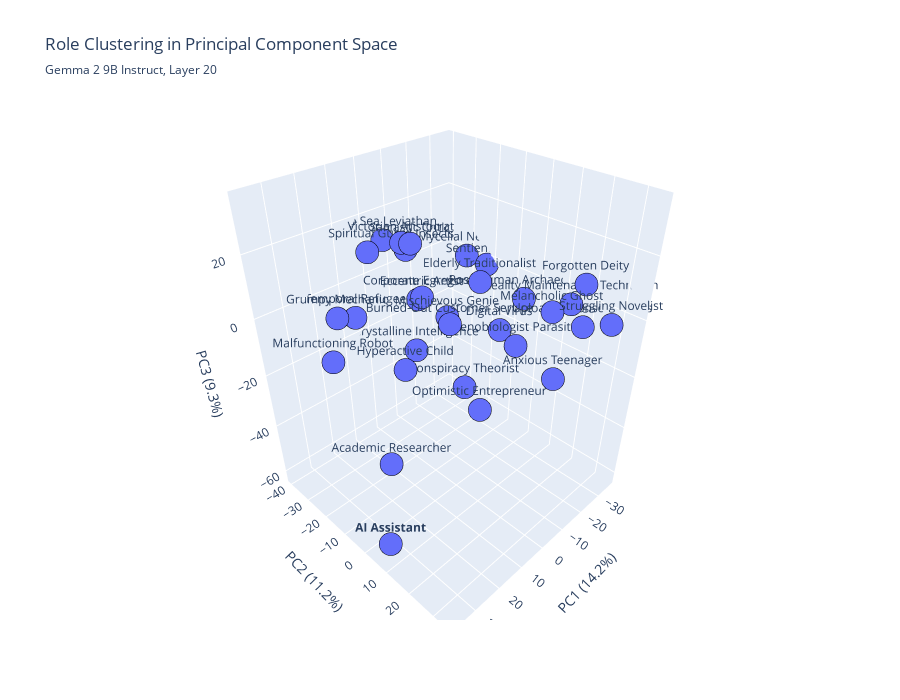

Here is the notebook cell this chart was saved with:
### Code cell
# # Create variance explained plot
# fig = go.Figure()

# # Individual variance explained (bar chart)
# fig.add_trace(go.Bar(
#     x=list(range(1, n_components + 1)),
#     y=variance_explained * 100,
#     name='Individual Variance %',
#     marker_color='lightblue',
#     opacity=0.7,
#     hovertemplate='Component %{x}<br>Variance: %{y:.2f}%<extra></extra>'
# ))

# # Cumulative variance explained (line)
# fig.add_trace(go.Scatter(
#     x=list(range(1, n_components + 1)),
#     y=cumulative_variance * 100,
#     mode='lines+markers',
#     name='Cumulative Variance %',
#     line=dict(color='red', width=3),
#     marker=dict(size=6),
#     hovertemplate='Component %{x}<br>Cumulative: %{y:.2f}%<extra></extra>'
# ))

# # Add elbow point
# fig.add_vline(
#     x=elbow_point + 1,
#     line_dash="dash",
#     line_color="purple",
#     annotation_text=f"Elbow Point<br>Component {elbow_point + 1}"
# )

# # Add 90% and 95% lines
# fig.add_vline(x=dims_90_pca, line_dash="dash", line_color="green", 
#               annotation_text=f"90% variance<br>({dims_90_pca} dims)")
# fig.add_vline(x=dims_95_pca, line_dash="dash", line_color="orange", 
#               annotation_text=f"95% variance<br>({dims_95_pca} dims)")

# fig.update_layout(
#     title=f'PCA Variance Explained - Raw Activations Layer {LAYER}',
#     xaxis_title='Principal Component',
#     yaxis_title='Variance Explained (%)',
#     width=1000,
#     height=600,
#     hovermode='x unified'
# )

# fig.show()
# fig.write_html(f"{OUTPUT_DIR}/pca_variance_explained_raw_activations_layer{LAYER}.html")

# # Create 2D scatter plot of personas in PC space
# fig_2d = go.Figure()

# # Use first two principal components
# pc1_scores = pca_transformed[:, 0]
# pc2_scores = pca_transformed[:, 1]

# # Create color mapping for different persona types (including control)
# persona_colors = ['#FF0000', '#FF6B6B', '#4ECDC4', '#45B7D1', '#96CEB4', '#FFEAA7', 
#                   '#DDA0DD', '#98D8C8', '#F7DC6F', '#BB8FCE', '#85C1E9']

# fig_2d.add_trace(go.Scatter(
#     x=pc1_scores,
#     y=pc2_scores,
#     mode='markers+text',
#     text=all_persona_names,
#     textposition='top center',
#     marker=dict(
#         size=12,
#         color=persona_colors[:len(all_persona_names)],
#         line=dict(width=2, color='black')
#     ),
#     hovertemplate='<b>%{text}</b><br>' +
#                   f'PC1: %{{x:.3f}}<br>' +
#                   f'PC2: %{{y:.3f}}<br>' +
#                   '<extra></extra>',
#     name='Personas'
# ))

# # Add origin lines
# fig_2d.add_hline(y=0, line_dash="dot", line_color="gray", opacity=0.5)
# fig_2d.add_vline(x=0, line_dash="dot", line_color="gray", opacity=0.5)

# fig_2d.update_layout(
#     title=f'Persona Clustering in Principal Component Space - Raw Activations Layer {LAYER}',
#     xaxis_title=f'PC1 ({variance_explained[0]*100:.1f}% variance)',
#     yaxis_title=f'PC2 ({variance_explained[1]*100:.1f}% variance)',
#     width=900,
#     height=700,
#     showlegend=False
# )

# fig_2d.show()
# fig_2d.write_html(f"{OUTPUT_DIR}/pca_persona_clustering_2d_raw_activations_layer{LAYER}.html")

# Create 3D scatter plot if we have enough components
if n_components >= 3:
    fig_3d = go.Figure(data=[go.Scatter3d(
        x=pca_transformed[:, 0],
        y=pca_transformed[:, 1], 
        z=pca_transformed[:, 2],
        mode='markers+text',
        text=all_persona_names,
        textposition='top center',
        marker=dict(
            size=8,
            line=dict(width=2, color='black')
        ),
        hovertemplate='<b>%{text}</b><br>' +
                      f'PC1: %{{x:.3f}}<br>' +
                      f'PC2: %{{y:.3f}}<br>' +
                      f'PC3: %{{z:.3f}}<br>' +
                      '<extra></extra>'
    )])
    
    fig_3d.update_layout(
        title={
            "text": f'Role Clustering in Principal Component Space',
            "subtitle": {
                "text": f"Gemma 2 9B Instruct, Layer {LAYER}",
            },
        },
        scene=dict(
            xaxis_title=f'PC1 ({variance_explained[0]*100:.1f}%)',
            yaxis_title=f'PC2 ({variance_explained[1]*100:.1f}%)',
            zaxis_title=f'PC3 ({variance_explained[2]*100:.1f}%)'
        ),
        width=900,
        height=700
    )
    
    fig_3d.show()
    fig_3d.write_html(f"{OUTPUT_DIR}/plots/pca_layer{LAYER}.html")

# Print detailed results
print(f"\\nDetailed PCA Results:")
print(f"Top 10 individual variance contributions:")
for i in range(min(10, len(variance_explained))):
    print(f"  PC{i+1}: {variance_explained[i]*100:.2f}%")

print(f"\\nCumulative variance milestones:")
for threshold in [0.5, 0.7, 0.8, 0.9, 0.95, 0.99]:
    dims_needed = np.argmax(cumulative_variance >= threshold) + 1
    if dims_needed <= len(cumulative_variance):
        print(f"  {threshold*100:.0f}% variance: {dims_needed} dimensions")

print(f"\\nPersona clustering summary (first 3 PCs):")
for i, persona in enumerate(all_persona_names):
    coords = pca_transformed[i, :3]
    print(f"  {persona}: PC1={coords[0]:.3f}, PC2={coords[1]:.3f}, PC3={coords[2]:.3f}")

print(f"\\nPCA analysis complete. All plots saved to {OUTPUT_DIR}/")

### Figure 1 — Plotly figure (JSON) as saved in the notebook; plotly's stock layout.template omitted (floating-point values rounded to 4 significant figures)
{"data": [{"hovertemplate": "<b>%{text}</b><br>PC1: %{x:.3f}<br>PC2: %{y:.3f}<br>PC3: %{z:.3f}<br><extra></extra>", "marker": {"line": {"color": "black", "width": 2}, "size": 8}, "mode": "markers+text", "text": ["<b>AI Assistant</b>", "Academic Researcher", "Grumpy Mechanic", "Spiritual Guru", "Anxious Teenager", "Conspiracy Theorist", "Optimistic Entrepreneur", "Elderly Traditionalist", "Sarcastic Critic", "Hyperactive Child", "Burned-Out Customer Service", "Struggling Novelist", "Eccentric Artist", "Malfunctioning Robot", "Victorian Aristocrat", "Melancholic Ghost", "Uploaded Consciousness", "Sentient Cloud", "Hive Mind Insects", "Digital Virus", "Mycelial Network", "Deep Sea Leviathan", "Mischievous Genie", "Forgotten Deity", "Crystalline Intelligence", "Post-Human Archaeologist", "Temporal Refugee", "Corporate Egregore", "Xenobiologist Parasite", "Reality Maintenance Technician"], "textposition": "top center", "type": "scatter3d", "x": [33.33, 30.63, 37.17, 12.33, -5.506, 12.24, 13.02, 6.38, 23.38, 27.42, 22.96, -23.07, 4.374, 34.44, 10.98, -16.95, -32.33, -36.2, -15.82, -23.33, -33.5, -1.762, 14.33, -27.2, -7.62, -27.54, 13.87, 0.8103, -21.96, -24.86], "y": [4.774, 4.628, -3.435, -22.93, 29.86, 14.51, 20.87, 13.63, 7.779, 8.835, 19.79, 34.61, -9.88, -11.99, -9.99, 19.62, 20.45, -21.83, -39.68, -4.057, -28.68, -33.76, 10.25, 22.79, -26.7, 1.41, -29.39, -15.57, 3.833, 20.25], "z": [-61.98, -30.4, 16.08, 18.09, -6.781, -8.186, -11.74, 20.5, 34.26, 2.371, 18.45, 4.449, 6.015, -2.283, 24.68, 4.642, -6.711, -2.389, 3.793, -14.71, -0.5042, 13.69, 12.5, 10.48, -25.88, -2.734, -5.023, 1.599, -16.4, 4.146]}], "layout": {"height": 700, "scene": {"xaxis": {"title": {"text": "PC1 (14.2%)"}}, "yaxis": {"title": {"text": "PC2 (11.2%)"}}, "zaxis": {"title": {"text": "PC3 (9.3%)"}}}, "title": {"subtitle": {"text": "Gemma 2 9B Instruct, Layer 20"}, "text": "Role Clustering in Principal Component Space"}, "width": 900}}
